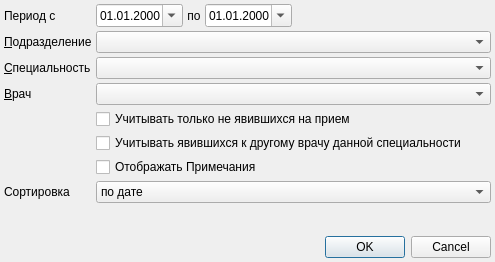
<?xml version="1.0" encoding="UTF-8"?>
<ui version="4.0">
 <class>ReportVisitByQueueDialog</class>
 <widget class="QDialog" name="ReportVisitByQueueDialog">
  <property name="geometry">
   <rect>
    <x>0</x>
    <y>0</y>
    <width>495</width>
    <height>262</height>
   </rect>
  </property>
  <property name="windowTitle">
   <string>dialog</string>
  </property>
  <layout class="QGridLayout" name="gridLayout">
   <property name="margin">
    <number>4</number>
   </property>
   <property name="spacing">
    <number>4</number>
   </property>
   <item row="2" column="0">
    <widget class="QLabel" name="lblSpeciality">
     <property name="sizePolicy">
      <sizepolicy hsizetype="Maximum" vsizetype="Preferred">
       <horstretch>0</horstretch>
       <verstretch>0</verstretch>
      </sizepolicy>
     </property>
     <property name="text">
      <string>&amp;Специальность</string>
     </property>
     <property name="buddy">
      <cstring>cmbSpeciality</cstring>
     </property>
    </widget>
   </item>
   <item row="3" column="0">
    <widget class="QLabel" name="label_5">
     <property name="sizePolicy">
      <sizepolicy hsizetype="Maximum" vsizetype="Preferred">
       <horstretch>0</horstretch>
       <verstretch>0</verstretch>
      </sizepolicy>
     </property>
     <property name="text">
      <string>&amp;Врач</string>
     </property>
     <property name="buddy">
      <cstring>cmbPerson</cstring>
     </property>
    </widget>
   </item>
   <item row="1" column="1" colspan="4">
    <widget class="COrgStructureComboBox" name="cmbOrgStructure"/>
   </item>
   <item row="7" column="0">
    <widget class="QLabel" name="lblOrder">
     <property name="text">
      <string>Сортировка</string>
     </property>
    </widget>
   </item>
   <item row="2" column="1" colspan="4">
    <widget class="CRBComboBox" name="cmbSpeciality"/>
   </item>
   <item row="5" column="1" colspan="4">
    <widget class="QCheckBox" name="chkTakeAccountVisitToOtherDoctor">
     <property name="text">
      <string>Учитывать явившихся к другому врачу данной специальности</string>
     </property>
    </widget>
   </item>
   <item row="1" column="0">
    <widget class="QLabel" name="lblOrgStructure">
     <property name="sizePolicy">
      <sizepolicy hsizetype="Maximum" vsizetype="Preferred">
       <horstretch>0</horstretch>
       <verstretch>0</verstretch>
      </sizepolicy>
     </property>
     <property name="text">
      <string>&amp;Подразделение</string>
     </property>
     <property name="buddy">
      <cstring>cmbOrgStructure</cstring>
     </property>
    </widget>
   </item>
   <item row="7" column="1" colspan="4">
    <widget class="QComboBox" name="cmbOrder">
     <item>
      <property name="text">
       <string>по дате</string>
      </property>
     </item>
     <item>
      <property name="text">
       <string>по ФИО пациента</string>
      </property>
     </item>
     <item>
      <property name="text">
       <string>по идентификатору пациента</string>
      </property>
     </item>
    </widget>
   </item>
   <item row="0" column="4">
    <spacer name="horizontalSpacer">
     <property name="orientation">
      <enum>Qt::Horizontal</enum>
     </property>
     <property name="sizeHint" stdset="0">
      <size>
       <width>152</width>
       <height>20</height>
      </size>
     </property>
    </spacer>
   </item>
   <item row="8" column="0">
    <spacer name="verticalSpacer">
     <property name="orientation">
      <enum>Qt::Vertical</enum>
     </property>
     <property name="sizeHint" stdset="0">
      <size>
       <width>20</width>
       <height>40</height>
      </size>
     </property>
    </spacer>
   </item>
   <item row="0" column="2">
    <widget class="QLabel" name="lblEndScheduleDate">
     <property name="text">
      <string>по</string>
     </property>
     <property name="alignment">
      <set>Qt::AlignCenter</set>
     </property>
    </widget>
   </item>
   <item row="0" column="1">
    <widget class="CDateEdit" name="edtBegScheduleDate">
     <property name="displayFormat">
      <string>dd.MM.yyyy</string>
     </property>
     <property name="calendarPopup">
      <bool>true</bool>
     </property>
    </widget>
   </item>
   <item row="4" column="1" colspan="4">
    <widget class="QCheckBox" name="chkListOnlyWithoutVisit">
     <property name="text">
      <string>Учитывать только не явившихся на прием</string>
     </property>
    </widget>
   </item>
   <item row="0" column="0">
    <widget class="QLabel" name="lblBegScheduleDate">
     <property name="text">
      <string>Период с</string>
     </property>
     <property name="alignment">
      <set>Qt::AlignLeading|Qt::AlignLeft|Qt::AlignVCenter</set>
     </property>
    </widget>
   </item>
   <item row="3" column="1" colspan="4">
    <widget class="CPersonComboBoxEx" name="cmbPerson"/>
   </item>
   <item row="0" column="3">
    <widget class="CDateEdit" name="edtEndScheduleDate">
     <property name="displayFormat">
      <string>dd.MM.yyyy</string>
     </property>
     <property name="calendarPopup">
      <bool>true</bool>
     </property>
    </widget>
   </item>
   <item row="9" column="0" colspan="5">
    <widget class="QDialogButtonBox" name="buttonBox">
     <property name="standardButtons">
      <set>QDialogButtonBox::Cancel|QDialogButtonBox::Ok</set>
     </property>
    </widget>
   </item>
   <item row="6" column="1" colspan="4">
    <widget class="QCheckBox" name="chkNoteVisibled">
     <property name="text">
      <string>Отображать Примечания</string>
     </property>
    </widget>
   </item>
  </layout>
 </widget>
 <customwidgets>
  <customwidget>
   <class>CDateEdit</class>
   <extends>QDateEdit</extends>
   <header>library/DateEdit.h</header>
  </customwidget>
  <customwidget>
   <class>CPersonComboBoxEx</class>
   <extends>QComboBox</extends>
   <header>Orgs/PersonComboBoxEx.h</header>
  </customwidget>
  <customwidget>
   <class>CRBComboBox</class>
   <extends>QComboBox</extends>
   <header>library/crbcombobox.h</header>
  </customwidget>
  <customwidget>
   <class>COrgStructureComboBox</class>
   <extends>QComboBox</extends>
   <header>Orgs/OrgStructComboBoxes.h</header>
  </customwidget>
 </customwidgets>
 <tabstops>
  <tabstop>edtBegScheduleDate</tabstop>
  <tabstop>edtEndScheduleDate</tabstop>
  <tabstop>cmbOrgStructure</tabstop>
  <tabstop>cmbSpeciality</tabstop>
  <tabstop>cmbPerson</tabstop>
  <tabstop>chkListOnlyWithoutVisit</tabstop>
  <tabstop>chkTakeAccountVisitToOtherDoctor</tabstop>
  <tabstop>chkNoteVisibled</tabstop>
  <tabstop>cmbOrder</tabstop>
  <tabstop>buttonBox</tabstop>
 </tabstops>
 <resources/>
 <connections>
  <connection>
   <sender>buttonBox</sender>
   <signal>accepted()</signal>
   <receiver>ReportVisitByQueueDialog</receiver>
   <slot>accept()</slot>
   <hints>
    <hint type="sourcelabel">
     <x>175</x>
     <y>241</y>
    </hint>
    <hint type="destinationlabel">
     <x>151</x>
     <y>213</y>
    </hint>
   </hints>
  </connection>
  <connection>
   <sender>buttonBox</sender>
   <signal>rejected()</signal>
   <receiver>ReportVisitByQueueDialog</receiver>
   <slot>reject()</slot>
   <hints>
    <hint type="sourcelabel">
     <x>192</x>
     <y>241</y>
    </hint>
    <hint type="destinationlabel">
     <x>212</x>
     <y>212</y>
    </hint>
   </hints>
  </connection>
 </connections>
</ui>
